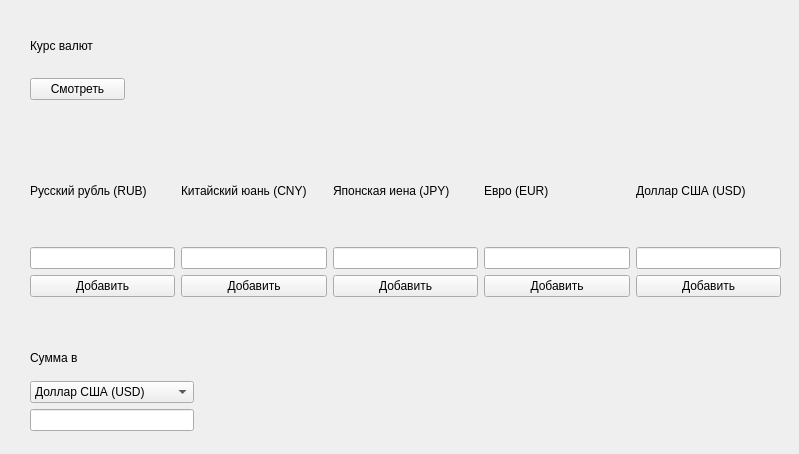
<?xml version='1.0' encoding='UTF-8'?>
<ui version="4.0">
 <class>Form</class>
 <widget name="Курс валют" class="QWidget">
  <property name="geometry">
   <rect>
    <x>0</x>
    <y>0</y>
    <width>799</width>
    <height>454</height>
   </rect>
  </property>
  <property name="windowTitle">
   <string>Form</string>
  </property>
  <widget name="verticalLayoutWidget_3" class="QWidget">
   <property name="geometry">
    <rect>
     <x>30</x>
     <y>20</y>
     <width>95</width>
     <height>80</height>
    </rect>
   </property>
   <layout name="verticalLayout_3" class="QVBoxLayout">
    <item>
     <widget name="label_7" class="QLabel">
      <property name="text">
       <string>Курс валют</string>
      </property>
     </widget>
    </item>
    <item>
     <widget name="pushButton_6" class="QPushButton">
      <property name="text">
       <string>Смотреть</string>
      </property>
     </widget>
    </item>
   </layout>
  </widget>
  <widget name="verticalLayoutWidget" class="QWidget">
   <property name="geometry">
    <rect>
     <x>30</x>
     <y>140</y>
     <width>751</width>
     <height>157</height>
    </rect>
   </property>
   <layout name="verticalLayout" class="QVBoxLayout">
    <item>
     <layout name="horizontalLayout_3" class="QHBoxLayout">
      <item>
       <widget name="label_5" class="QLabel">
        <property name="text">
         <string>Русский рубль (RUB)</string>
        </property>
       </widget>
      </item>
      <item>
       <widget name="label_4" class="QLabel">
        <property name="text">
         <string>Китайский юань (CNY)</string>
        </property>
       </widget>
      </item>
      <item>
       <widget name="label_3" class="QLabel">
        <property name="text">
         <string>Японская иена (JPY)</string>
        </property>
       </widget>
      </item>
      <item>
       <widget name="label_2" class="QLabel">
        <property name="text">
         <string>Евро (EUR)</string>
        </property>
       </widget>
      </item>
      <item>
       <widget name="label" class="QLabel">
        <property name="text">
         <string>Доллар США (USD)</string>
        </property>
       </widget>
      </item>
     </layout>
    </item>
    <item>
     <layout name="horizontalLayout_2" class="QHBoxLayout">
      <item>
       <widget name="lineEdit_5" class="QLineEdit"/>
      </item>
      <item>
       <widget name="lineEdit_4" class="QLineEdit"/>
      </item>
      <item>
       <widget name="lineEdit_3" class="QLineEdit"/>
      </item>
      <item>
       <widget name="lineEdit_2" class="QLineEdit"/>
      </item>
      <item>
       <widget name="lineEdit" class="QLineEdit"/>
      </item>
     </layout>
    </item>
    <item>
     <layout name="horizontalLayout" class="QHBoxLayout">
      <item>
       <widget name="pushButton_5" class="QPushButton">
        <property name="text">
         <string>Добавить</string>
        </property>
       </widget>
      </item>
      <item>
       <widget name="pushButton_4" class="QPushButton">
        <property name="text">
         <string>Добавить</string>
        </property>
       </widget>
      </item>
      <item>
       <widget name="pushButton_3" class="QPushButton">
        <property name="text">
         <string>Добавить</string>
        </property>
       </widget>
      </item>
      <item>
       <widget name="pushButton_2" class="QPushButton">
        <property name="text">
         <string>Добавить</string>
        </property>
       </widget>
      </item>
      <item>
       <widget name="pushButton" class="QPushButton">
        <property name="text">
         <string>Добавить</string>
        </property>
       </widget>
      </item>
     </layout>
    </item>
   </layout>
  </widget>
  <widget name="verticalLayoutWidget_2" class="QWidget">
   <property name="geometry">
    <rect>
     <x>30</x>
     <y>340</y>
     <width>164</width>
     <height>91</height>
    </rect>
   </property>
   <layout name="verticalLayout_2" class="QVBoxLayout">
    <item>
     <widget name="label_6" class="QLabel">
      <property name="text">
       <string>Сумма в</string>
      </property>
     </widget>
    </item>
    <item>
     <widget name="comboBox" class="QComboBox">
      <item>
       <property name="text">
        <string>Доллар США (USD)</string>
       </property>
      </item>
      <item>
       <property name="text">
        <string>Евро (EUR)</string>
       </property>
      </item>
      <item>
       <property name="text">
        <string>Японская иена (JPY)</string>
       </property>
      </item>
      <item>
       <property name="text">
        <string>Китайский юань (CNY)</string>
       </property>
      </item>
      <item>
       <property name="text">
        <string>Русский рубль (RUB)</string>
       </property>
      </item>
     </widget>
    </item>
    <item>
     <widget name="lineEdit_6" class="QLineEdit"/>
    </item>
   </layout>
  </widget>
 </widget>
 <resources/>
 <connections/>
</ui>
